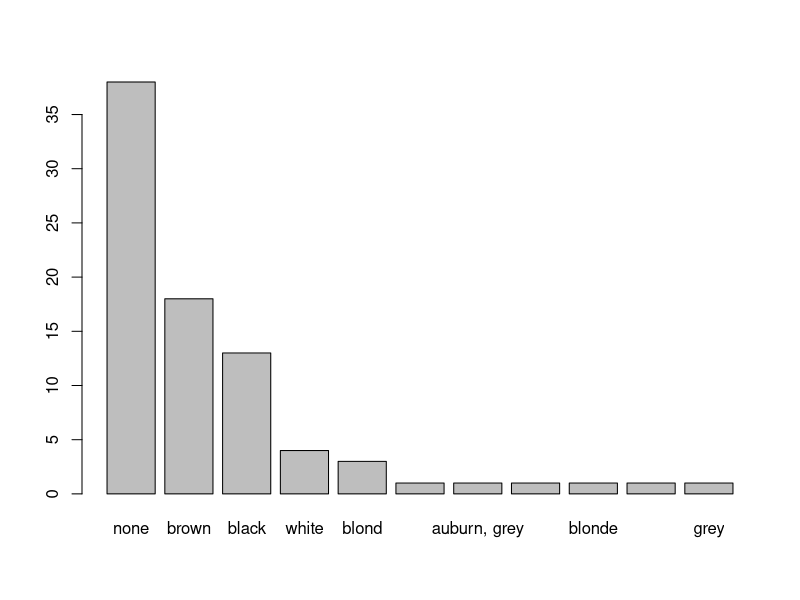
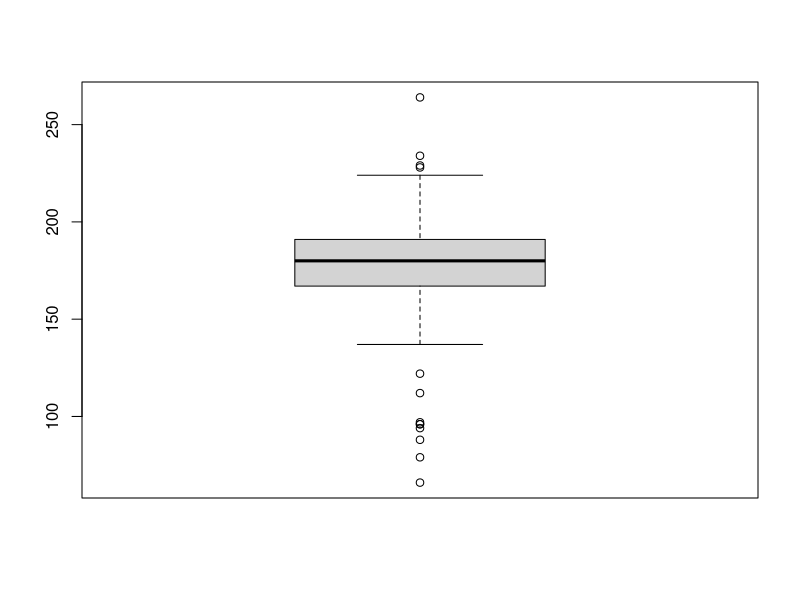
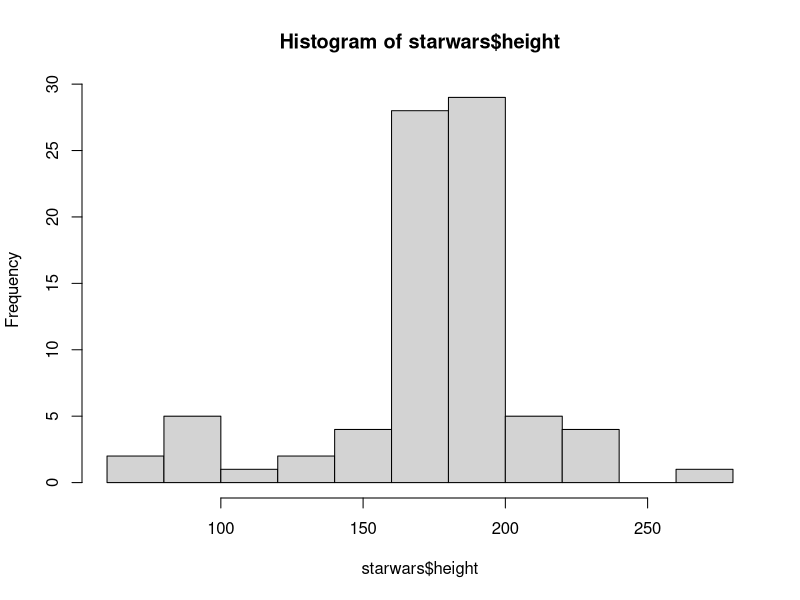

Here is the R script that generated these plots, in order:
library(tidyverse)

# Analyse and Explore dataset

data()

?starwars

dim(starwars)

str(starwars) #structure of df


glimpse(starwars)

names(starwars)  # names of columns (variables)
colnames(starwars) # names of columns (variables)
length(starwars)
class(starwars$hair_color) # type of variable

unique(starwars$hair_color) # unique observations in variable hair_color

# R coding method
View(sort(table(starwars$hair_color), decreasing=TRUE)) # little table showing how many times we have unique observation in variable hair_color

#Same as above using tidyverse below

#Tidyverse method
starwars %>%  
  select(hair_color) %>% 
  count(hair_color) %>% 
  arrange(desc(n)) %>% 
  drop_na() %>% 
  view()


barplot(sort(table(starwars$hair_color), decreasing = TRUE))


#Missing value analysis

View(starwars[is.na(starwars$hair_color), ]) #show where it is true that hair_color is missing(NA)


# Numerical vairiable analysis
class(starwars$height)

length(starwars$height)


summary(starwars$height)
boxplot(starwars$height)

hist(starwars$height)











































